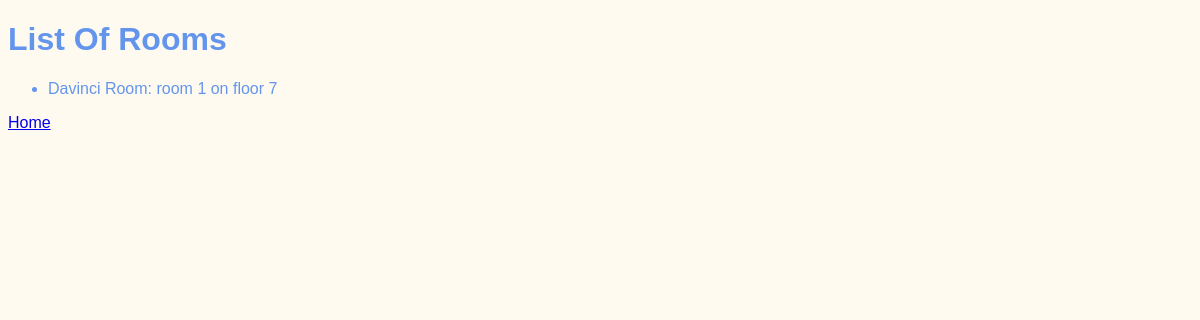
Page /meetings/rooms on the earlier database version.
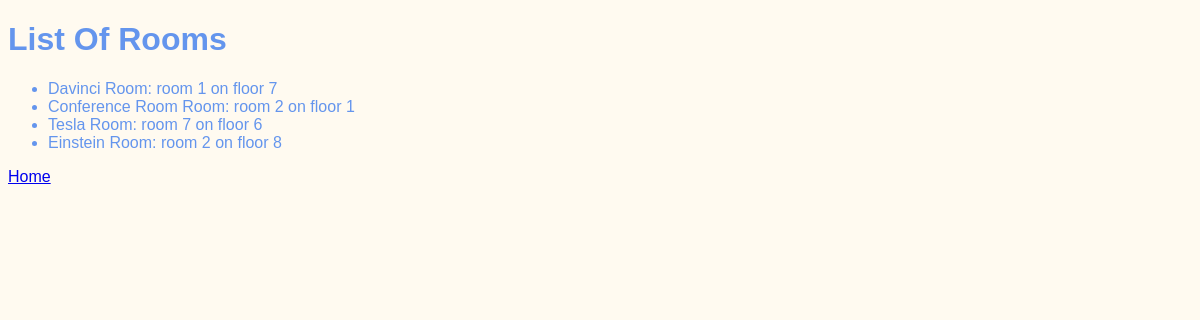
Same page on the later database version.
### meetings/models.py (models this page shows, shortened)
class Room(models.Model):
    room_name = models.CharField(max_length=200)
    floor_number = models.IntegerField(default=0)
    room_number = models.IntegerField(default=0)

### meetings/views.py (the view)
# urls.py: path("rooms", views.room_list, name="room_list")
def room_list(request):
    try:
        room = Room.objects.all()
        return render(request, 'meetings/list_room.html', {"rooms": room})
    except Room.DoesNotExist:
        raise Http404("Page not found")

### meetings/templates/meetings/list_room.html (shortened to what this page needs)
{% extends "base.html" %}
{% block content %}
        <h1>List Of Rooms</h1>
        <ul>
            {% for room in rooms%}
                <li>
                    {{room.room_name}} Room: room {{room.room_number}} on floor {{room.floor_number}}
                </li>
            {% endfor %}
        </ul>
        <p>
            <a href="{% url 'welcome' %}">Home</a>
        </p>
{% endblock %}

### website/templates/base.html (shortened to what this page needs)
{% load static %}
<!DOCTYPE html>
<html lang="en">
<head>
    <link rel="stylesheet" href="{% static 'website/style.css' %}">
</head>
<body>
    {% block content %}
    {% endblock %}
</body>
</html>

### website/static/website/style.css (style rules this page uses)
body { font-family: sans-serif; color: cornflowerblue; background-color: floralwhite; }

Differences in the rows shown:
added Room: room_name "Conference Room", room_number "2", floor_number "1"
added Room: room_name "Tesla", room_number "7", floor_number "6"
added Room: room_name "Einstein", room_number "2", floor_number "8"
